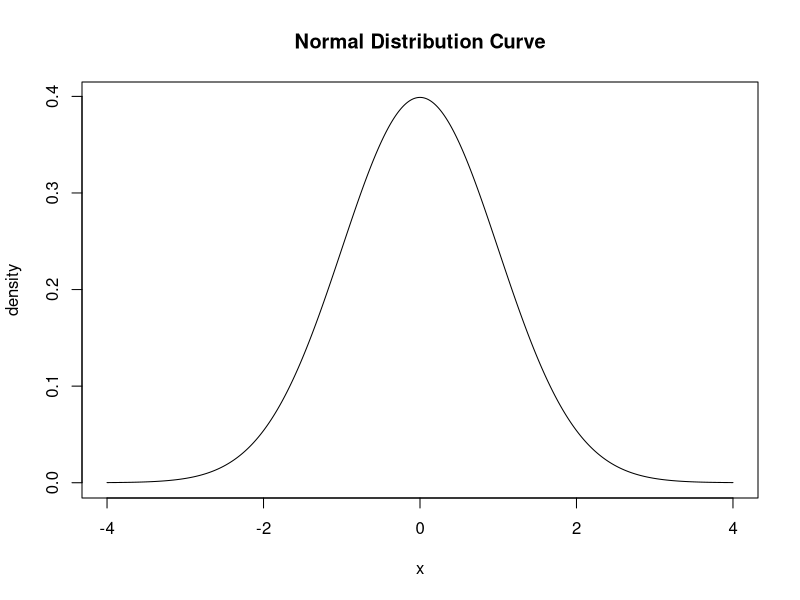
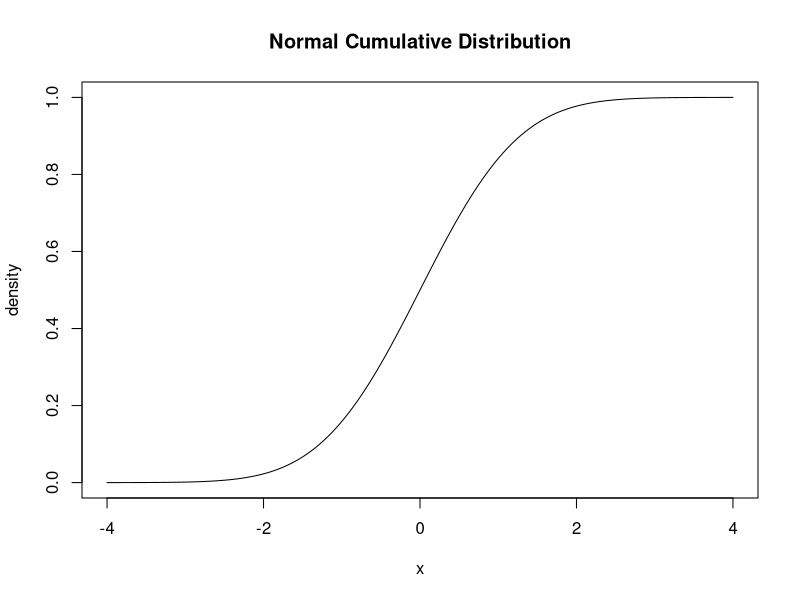
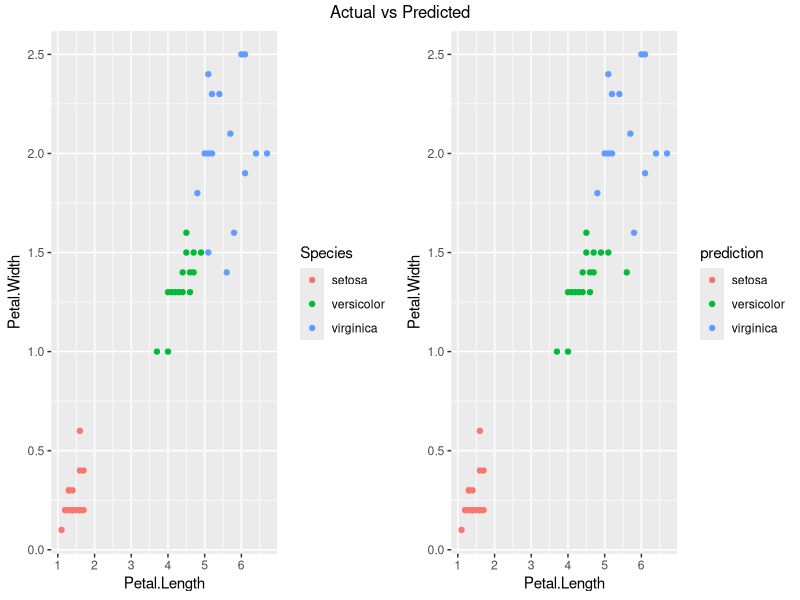

Here is the R script that generated these plots, in order:
## ---- chunk 1
x <- seq(-4, 4, .01)
#calculate normal CDF probabilities
density <- dnorm(x)
 #plot normal PDF
plot(x, density, type="l", main = "Normal Distribution Curve")
## ---- chunk 2
x <- seq(-4, 4, .01)
#calculate normal CDF probabilities
density <- pnorm(x)
 #plot normal PDF
plot(x, density, type="l", main = "Normal Cumulative Distribution")
## ---- chunk 3
library(caret)
library(e1071)
library(caTools)
## ---- chunk 4
# split data into train and test splits
set.seed(222)
index <- sample(2, nrow(iris), replace = TRUE, prob = c(0.7, 0.3))
train <- iris[index==1,]
test <- iris[index==2,]

## ---- chunk 5
bayes <- naiveBayes(Species ~ ., data = train)
bayes
## ---- chunk 6
prediction <- predict(bayes, newdata = test)
prediction_df <- cbind(test, prediction)

confusion <- table(test$Species, prediction)
confusionMatrix(confusion)
## ---- chunk 7
library(gridExtra)
p1 <- ggplot(prediction_df, aes(x = Petal.Length, y = Petal.Width, color = Species)) +
  geom_point()
p2 <- ggplot(prediction_df, aes(x = Petal.Length, y = Petal.Width, color = prediction)) +
  geom_point()

grid.arrange(p1, p2, nrow = 1, top="Actual vs Predicted")
